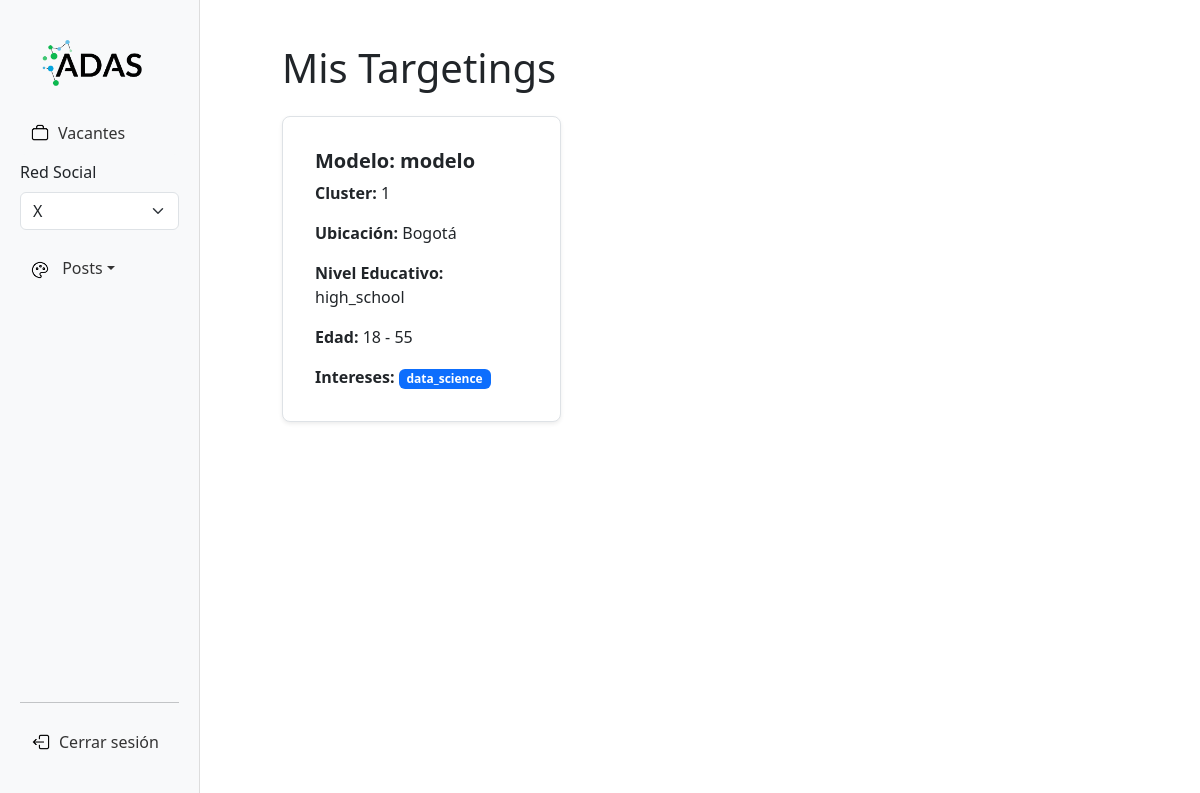
Page /administrador/mis_targeting/ (signed in) on the committed database.
### clustering/models.py (models this page shows, shortened)
class ClusterTargeting(models.Model):
    cluster = models.IntegerField()
    modelo_clustering = models.ForeignKey(ModeloEntrenado, null=True, blank=True, on_delete=models.SET_NULL)
    meta_location = models.CharField(max_length=100,blank=True,null=True)
    interests = models.JSONField(default=list,blank=True,null=True)
    education_level = models.CharField(max_length=50,blank=True,null=True)
    age_min = models.IntegerField(blank=True,null=True)
    age_max = models.IntegerField(blank=True,null=True)

class ModeloEntrenado(models.Model):
    nombre = models.TextField()
    fecha = models.DateTimeField(auto_now_add=True)
    columnas_usadas = models.JSONField()  # 👈 importante cambio
    pesos_columnas = models.TextField()   # JSON en string: {"col1": 1.0, "col2": 0.5}
    archivo_modelo = models.FileField(upload_to='media/modelos/')
    descripcion = models.TextField()

### clustering/views.py (the view)
# urls.py: path('mis_targeting/', clusteringViews.mis_targeting, name='mis_targeting'),
def mis_targeting(request):
    targets = ClusterTargeting.objects.all()
    return render(request, 'mis_targeting.html', {'targets': targets})

### clustering/templates/mis_targeting.html
{% extends 'panel.html' %}
{% block content %}
<div class="container mt-4">
    <h1 class="mb-4">Mis Targetings</h1>
    <div class="row row-cols-1 row-cols-md-2 row-cols-lg-3 g-4">
        {% for targeting in targets %}
        <div class="col">
            <div class="card border rounded-3 shadow-sm p-3">
                <div class="card-body">
                    <h5 class="card-title fw-bold">Modelo: {{ targeting.modelo_clustering.nombre }}</h5>
                    <p class="card-text"><strong>Cluster:</strong> {{ targeting.cluster }}</p>
                    <p class="card-text"><strong>Ubicación:</strong> {{ targeting.meta_location }}</p>
                    <p class="card-text"><strong>Nivel Educativo:</strong> {{ targeting.education_level }}</p>
                    <p class="card-text"><strong>Edad:</strong> {{ targeting.age_min }} - {{ targeting.age_max }}</p>
                    <p class="card-text"><strong>Intereses:</strong>
                        {% for interest in targeting.interests %}
                            <span class="badge bg-primary">{{ interest }}</span>
                        {% empty %}
                            <em>Sin intereses</em>
                        {% endfor %}
                    </p>
                </div>
            </div>
        </div>
        {% endfor %}
    </div>
</div>
{% endblock content %}

### administrador/templates/panel.html (style rules this page uses)
body { display: flex; height: 100vh; overflow: hidden; }

### rows in the picture
ClusterTargeting: modelo_clustering.nombre "modelo", cluster "1", meta_location "Bogotá", education_level "high_school", age_min "18", age_max "55", interests "data_science"
